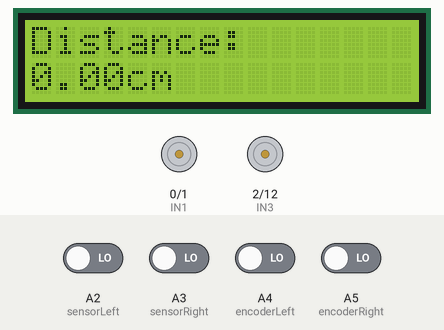
Simulated run of this sketch. Board: Arduino Uno, built with avr-gcc and run on an emulated ATmega328P. On the bench: 16×2 character LCD, motor-driver pin pairs drawn as motors (green arrow = first pin HIGH = forward, orange = second pin HIGH = backward, longer = more drive, scaled by the enable pin). Inputs (shaded band) come from the test bench; at power-on: A2 (sensorLeft), A3 (sensorRight), A4 (encoderLeft), A5 (encoderRight) LOW.

Above: at 4.2 s.
4.3 s: A2 (sensorLeft) driven HIGH
At 5.0 s:
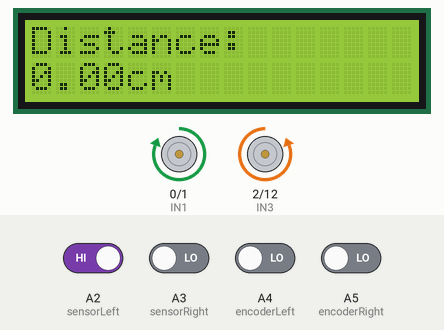
5.8 s: A3 (sensorRight) driven HIGH
At 6.3 s:
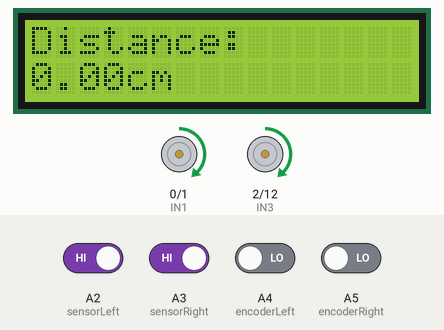
7.3 s: A2 (sensorLeft) driven LOW
At 8.5 s:
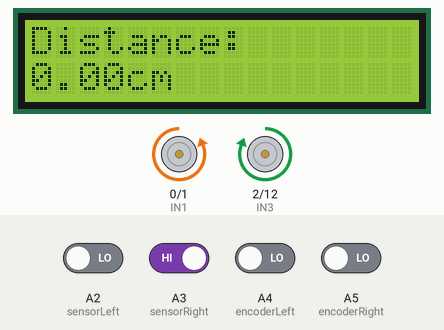
8.8 s: A4 (encoderLeft) driven HIGH
At 9.8 s:
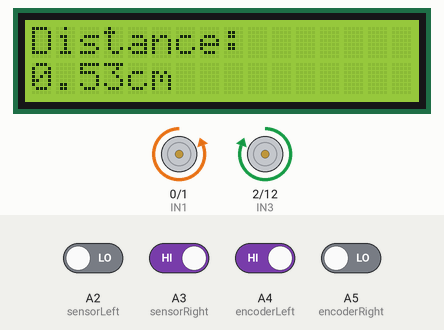
10.3 s: A5 (encoderRight) driven HIGH
At 11.2 s:
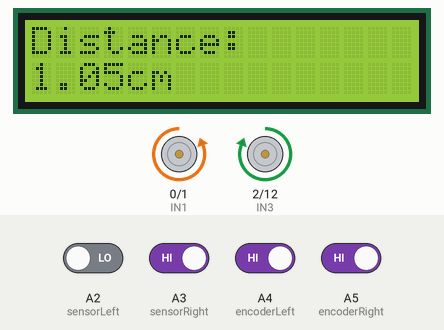
11.8 s: A2 (sensorLeft) driven HIGH and A3 (sensorRight) driven LOW
At 13.0 s:
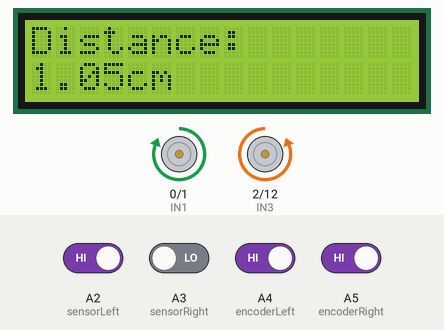
Timing chart, 0 to 14.3 s (numbered marks = the images above; inputs shaded):
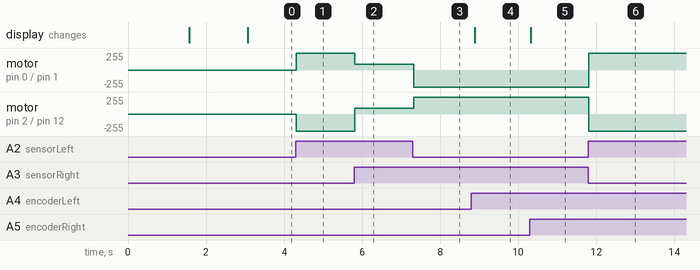

The sketch:

Project_Week_2_Code2.ino
```cpp
#include <LiquidCrystal.h>
#define sensorLeft A2
#define sensorRight A3
#define encoderLeft A4
#define encoderRight A5
#define pi 3.1415926535897932384

const int RS = 8, EN = 9, D4 = 4, D5 = 5, D6 = 6, D7 = 7;
LiquidCrystal lcd(RS, EN, D4, D5, D6, D7);
int ENA = 3, IN1 = 0, IN2 = 1, IN3 = 2, IN4 = 12, ENB = 11;

volatile int countEL = 0; //Count encoder left
volatile int countER = 0; //Count encoder right
int finalEncoderStateL = LOW;
int finalEncoderStateR = LOW;
float circumference = pi * 6.7; //Diameter of each wheels = 6.7cm
int ppr = 20; //Pulse Per Revolution
unsigned long previousTime = 0;
unsigned long displayInterval = 100;

void setup() {
  pinMode(ENA, OUTPUT);
  pinMode(IN1, OUTPUT);
  pinMode(IN2, OUTPUT);
  pinMode(IN3, OUTPUT);
  pinMode(IN4, OUTPUT);
  pinMode(ENB, OUTPUT);

  pinMode(sensorLeft, INPUT);
  pinMode(sensorRight, INPUT);
  pinMode(encoderLeft, INPUT);
  pinMode(encoderRight, INPUT);

  lcd.begin(16, 2);
  lcd.print("--Welcome!--");
  delay(1500);
  lcd.clear();
  lcd.print("--Get Ready--");
  delay(1500);
  lcd.clear();
  lcd.print("Distance:");
}

void loop() {
  bool sensorLeftReading = digitalRead(sensorLeft) == HIGH;
  bool sensorRightReading = digitalRead(sensorRight) == HIGH;
  int currentEncoderStateL = digitalRead(encoderLeft);
  int currentEncoderStateR = digitalRead(encoderRight);

  if(sensorLeftReading && sensorRightReading) {
    forward();
  } else if(!sensorLeftReading && sensorRightReading) {
    left();
  } else if(sensorLeftReading && !sensorRightReading) {
    right();
  } else {
    stop();
  }

  if (currentEncoderStateL != finalEncoderStateL) {
    if (currentEncoderStateL == HIGH) {
      countEL++;
    }
    finalEncoderStateL = currentEncoderStateL;
  }

  if (currentEncoderStateR != finalEncoderStateR) {
    if (currentEncoderStateR == HIGH) {
      countER++;
    }
    finalEncoderStateR = currentEncoderStateR;
  }

  if (millis() - previousTime >= displayInterval) {
    int countET = countEL + countER;
    float distanceTravelled = (float)(countET * circumference * 0.5) / ppr;
    lcd.setCursor(0, 1);
    lcd.print(distanceTravelled);
    lcd.print("cm");
    previousTime = millis();
  }
  delay(20);
}

void forward() {
  analogWrite(ENA, 90);
  analogWrite(ENB, 90);
  digitalWrite(IN1, HIGH);
  digitalWrite(IN2, LOW);
  digitalWrite(IN3, HIGH);
  digitalWrite(IN4, LOW);
}

void stop() {
  analogWrite(ENA, 0);
  analogWrite(ENB, 0);
  digitalWrite(IN1, LOW);
  digitalWrite(IN2, LOW);
  digitalWrite(IN3, LOW);
  digitalWrite(IN4, LOW);
}

void left() {
  analogWrite(ENA, 255);
  analogWrite(ENB, 255);
  digitalWrite(IN1, LOW);
  digitalWrite(IN2, HIGH);
  digitalWrite(IN3, HIGH);
  digitalWrite(IN4, LOW);
}

void right() {
  analogWrite(ENA, 255);
  analogWrite(ENB, 255);
  digitalWrite(IN1, HIGH);
  digitalWrite(IN2, LOW);
  digitalWrite(IN3, LOW);
  digitalWrite(IN4,HIGH);
}
```

Measured:
- after the input at 4.3 s, motor on pin 0 (IN1) / pin 1 (IN2): stopped → forward 255/255 at once; motor on pin 2 (IN3) / pin 12 (IN4): stopped → backward 255/255 at once
- after the input at 5.8 s, motor on pin 0 (IN1) / pin 1 (IN2): forward 255/255 → forward 90/255 at once; motor on pin 2 (IN3) / pin 12 (IN4): backward 255/255 → forward 90/255 at once
- after the input at 7.3 s, motor on pin 0 (IN1) / pin 1 (IN2): forward 90/255 → backward 255/255 at once; motor on pin 2 (IN3) / pin 12 (IN4): forward 90/255 → forward 255/255 at once
- after the input at 8.8 s, the display: changes after 0.08 s (image 4)
- after the input at 10.3 s, the display: changes at once (image 5)
- after the input at 11.8 s, motor on pin 0 (IN1) / pin 1 (IN2): backward 255/255 → forward 255/255 at once; motor on pin 2 (IN3) / pin 12 (IN4): forward 255/255 → backward 255/255 at once
